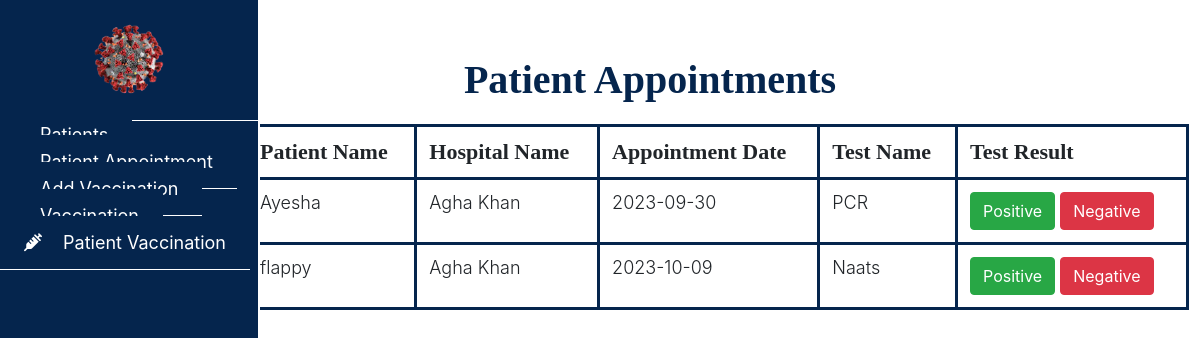
The app's page /hospital/patientappointment.php (signed in) with its own data.
### tables this page shows
CREATE TABLE `appointment` (
  `app_id` int(11) NOT NULL,
  `patient_id` int(11) DEFAULT NULL,
  `hospital_id` int(11) DEFAULT NULL,
  `app_date` date DEFAULT NULL,
  `status` int(11) DEFAULT NULL,
  `app_time` time DEFAULT NULL,
  `test_name` varchar(255) NOT NULL,
  `approval_status` enum('Pending','Approved','Rejected') DEFAULT 'Pending'
);

CREATE TABLE `patient` (
  `patient_id` int(11) NOT NULL,
  `patient_name` varchar(255) DEFAULT NULL,
  `address` varchar(255) DEFAULT NULL,
  `email` varchar(255) DEFAULT NULL,
  `password` varchar(255) DEFAULT NULL
);

CREATE TABLE `hospital` (
  `hospital_id` int(11) NOT NULL,
  `hospital_name` varchar(255) DEFAULT NULL,
  `location` varchar(255) DEFAULT NULL,
  `password` varchar(255) DEFAULT NULL,
  `approval_status` enum('Pending','Approved','Rejected') DEFAULT 'Pending'
);

### hospital/patientappointment.php (the view, shortened to what this page needs)
<?php
include("../connection.php");
?>
<html lang="en">
<head>
    <link rel="stylesheet" href="../assets/css/admin.css">
    <link rel="stylesheet" href="https://cdn.usebootstrap.com/bootstrap/3.3.7/css/bootstrap.min.css">
    <link rel="stylesheet"
        href="https://cdnjs.cloudflare.com/ajax/libs/material-design-iconic-font/2.2.0/css/material-design-iconic-font.min.css">
    <link rel="stylesheet" href="https://cdnjs.cloudflare.com/ajax/libs/font-awesome/6.4.0/css/all.min.css">
</head>
<body>
    <div id="sidebar">
        <header>
            <a href="#"><img src="../assets/images/covidlogo.png" alt=""
                    style="width:120px ; height:120;padding: 20px;"></a>
        </header>
        <ul class="nav">
            <li>
                <a href="patientlist.php">
                </a>
            </li>
            <li>
                <a href="patientappointment.php">
                </a>
            </li>
            <li>
                <a href="addvaccine.php">
                </a>
            </li>
            <li>
                <a href="vacstatus.php">
                </a>
            </li>
            <li>
                <a href="patientvacstatus.php">
                    <i class="fas fa-syringe"></i> Patient Vaccination
                </a>
            </li>
        </ul>
    </div>
    <nav class="navbar">
        <div class="container-fluid">
            <ul class="nav navbar-nav navbar-right">
                <li class="dropdown">
                    <a href="#" class="dropdown-toggle" data-toggle="dropdown">
                    </a>
                </li>
            </ul>
        </div>
    </nav>
    <div class="container-fluid" id="all-products">
        <h1 class="text-center">Patient Appointments</h1>
        <div class="container">
            <table class="table">
                <thead>
                    <tr>
                        <th>Patient Name</th>
                        <th>Hospital Name</th>
                        <th>Appointment Date</th>
                        <th>Test Name</th>
                        <th>Test Result</th>
                    </tr>
                </thead>
                <tbody>
                    <?php
                    $hospital_id = $_SESSION['hospital_id'];
                    $query = "SELECT a.*, p.patient_name FROM appointment a JOIN patient p ON a.patient_id = p.patient_id WHERE a.approval_status = 'Approved' AND a.hospital_id = $hospital_id";
                    $result = mysqli_query($con, $query);
                    while ($row = mysqli_fetch_assoc($result)):
                        $patient_id = $row['patient_id'];
                        $patient_query = "SELECT patient_name FROM patient WHERE patient_id = $patient_id";
                        $patient_result = mysqli_query($con, $patient_query);
                        $hospital_query = "SELECT hospital_name FROM hospital WHERE hospital_id = $hospital_id";
                        $hospital_result = mysqli_query($con, $hospital_query);
                        if ($patient_result && $hospital_result):
                            $patient_data = mysqli_fetch_assoc($patient_result);
                            $hospital_data = mysqli_fetch_assoc($hospital_result);
                            $patient_name = $patient_data['patient_name'];
                            $hospital_name = $hospital_data['hospital_name'];
                            ?>
                            <tr data-appid="<?= $row['app_id'] ?>">
                                <td>
                                    <?= $patient_name ?>
                                </td>
                                <td>
                                    <?= $hospital_name ?>
                                </td>
                                <td>
                                    <?= $row['app_date'] ?>
                                </td>
                                <td>
                                    <?= $row['test_name'] ?>
                                </td>
                                <td>
                                    <button class="btn btn-success"
                                        onclick="updateStatus(<?= $row['app_id'] ?>, 1, this)">Positive</button>
                                    <button class="btn btn-danger"
                                        onclick="updateStatus(<?= $row['app_id'] ?>, 0, this)">Negative</button>
                                </td>
                            </tr>
                        <?php endif; ?>
                    <?php endwhile; ?>
                </tbody>
            </table>
        </div>
    </div>
</body>
</html>

### assets/css/admin.css (style rules this page uses)
#sidebar .nav>li>a { font-size: 18px; height: 70px; }
#sidebar { z-index: 1000; position: fixed; left: 250px; width: 260px; height: 500%; margin-left: -250px; overflow-y: auto; background: #05254d; -webkit-transition: all 0.5s ease; -moz-transition: all 0.5s ease; -o-transition: all 0.5s ease; border-right: #fff 2px solid; transition: all 0.5s ease; }
#sidebar header { font-size: 20px; line-height: 52px; border-bottom: 1.5px solid white; text-align: center; }
#sidebar header a { color: white; display: block; text-decoration: none; background: #05254d; }
#sidebar header a img { width: 90px; height: 90px; }
#sidebar .nav a { background:#05254d; border-bottom: 1px solid white; color: white; font-size: 14px; padding: 16px 24px; }
#sidebar .nav a i { margin-right: 16px; }
#all-products .table { justify-content: center; align-items: center; margin-left: 200px; width: 85%; margin-top: 20px; border: #05254d 3px solid; border-radius: 20px; height: auto; }
.table th { font-size: 22px; font-family: poppin; }
.table td { font-size: 18px; font-weight: 300; }
#all-products .table td, th { border: #05254d 3px solid; }
#all-products h1 { margin-left: 100px; font-weight: 600; color: #05254d; font-family: poppin; text-align: center; justify-content: center; align-items: center; }

### records on screen
appointment: patient.patient_name "Ayesha", hospital.hospital_name "Agha Khan", app_date "2023-09-30", test_name "PCR"
appointment: patient.patient_name "flappy", hospital.hospital_name "Agha Khan", app_date "2023-10-09", test_name "Naats"
